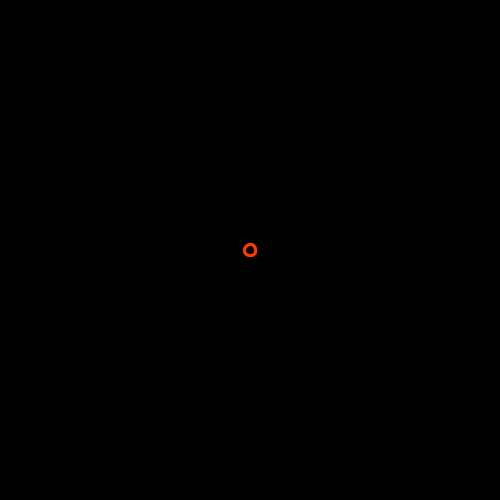
Frame 1 (no input)
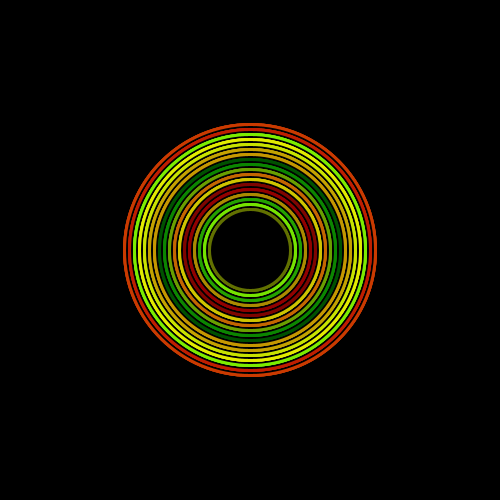
Frame 60 (the mouse pressed at the canvas centre just before this capture)
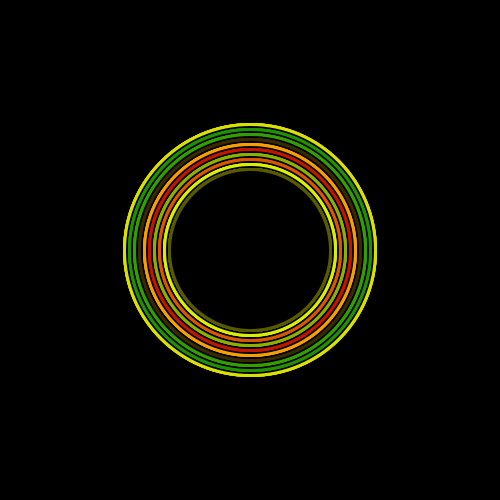
Frame 120 (the mouse held since frame 60 and released just before this capture)

The Processing sketch that drew these frames (run headless with seeded random() and noise(); from frame 60 on, the mouse is pressed at the canvas centre):

// Processing sketch: processing_106475
// ── processing_106475.pde

float y;
float v;
float plus;
float minus;



void setup() {
 size(500,500);
 
 y = 1;
 v = 1;

 frameRate(30);
   background(0); 
   strokeWeight(3);
}

void draw() {
  
  plus = random(150);
  minus = random(300);
  
  
 if(v == 1) {
   
   y = y + 10;
   
 } else {
   
   y = y - 10;
 }
  
  noStroke();
  stroke(0);
  ellipse(width/2, height/2, y, y);
  stroke(random(255), random(255), 0);
  fill(random(255), 0, 0);
  ellipse(width/2, height/2, y, y);
  fill(40, random(255), random(255));
  ellipse(width/2, height/2, y, y);

  fill(0);
  ellipse(width/2, height/2, y, y);
 
 
  
   if( y >= (250) ) {
     
   v = 0;
 
 } 
 
 if( y <= 0 ) {
   
   v = 1;
  
 }
 
 
  
}
